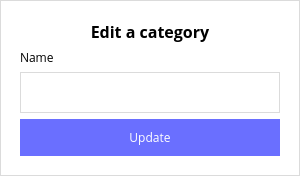
<?xml version="1.0" encoding="UTF-8"?>
<ui version="4.0">
 <class>NewDialog</class>
 <widget class="QDialog" name="NewDialog">
  <property name="geometry">
   <rect>
    <x>0</x>
    <y>0</y>
    <width>300</width>
    <height>165</height>
   </rect>
  </property>
  <property name="maximumSize">
   <size>
    <width>300</width>
    <height>165</height>
   </size>
  </property>
  <property name="windowTitle">
   <string>Edit a category</string>
  </property>
  <property name="windowOpacity">
   <double>1.000000000000000</double>
  </property>
  <property name="styleSheet">
   <string notr="true">QDialog {
	background-color: #fff;
	border: 1px solid #DBDBDB;
}

QLabel {
	color: #000;
}

QPushButton {
	background-color: #6A6FFF;
	color: #fff;
	border: none;
	padding: 10px;
}

QLineEdit {
	background-color: #fff;
	border: 1px solid #DBDBDB;
	padding: 10px;
}</string>
  </property>
  <property name="modal">
   <bool>true</bool>
  </property>
  <layout class="QVBoxLayout" name="verticalLayout_2">
   <item>
    <widget class="QWidget" name="widget" native="true">
     <property name="font">
      <font>
       <family>Open Sans</family>
      </font>
     </property>
     <property name="styleSheet">
      <string notr="true"/>
     </property>
     <layout class="QVBoxLayout" name="verticalLayout">
      <item>
       <widget class="QLabel" name="label_2">
        <property name="font">
         <font>
          <family>Open Sans</family>
          <pointsize>12</pointsize>
          <weight>75</weight>
          <bold>true</bold>
         </font>
        </property>
        <property name="text">
         <string>Edit a category</string>
        </property>
        <property name="alignment">
         <set>Qt::AlignCenter</set>
        </property>
       </widget>
      </item>
      <item>
       <widget class="QLabel" name="label">
        <property name="font">
         <font>
          <family>Open Sans</family>
         </font>
        </property>
        <property name="styleSheet">
         <string notr="true"/>
        </property>
        <property name="text">
         <string>Name</string>
        </property>
       </widget>
      </item>
      <item>
       <widget class="QLineEdit" name="categoryName">
        <property name="font">
         <font>
          <family>Open Sans</family>
         </font>
        </property>
        <property name="styleSheet">
         <string notr="true"/>
        </property>
       </widget>
      </item>
      <item>
       <widget class="QPushButton" name="categoryUpdate">
        <property name="font">
         <font>
          <family>Open Sans</family>
         </font>
        </property>
        <property name="styleSheet">
         <string notr="true"/>
        </property>
        <property name="text">
         <string>Update</string>
        </property>
       </widget>
      </item>
     </layout>
    </widget>
   </item>
  </layout>
 </widget>
 <resources/>
 <connections/>
</ui>
